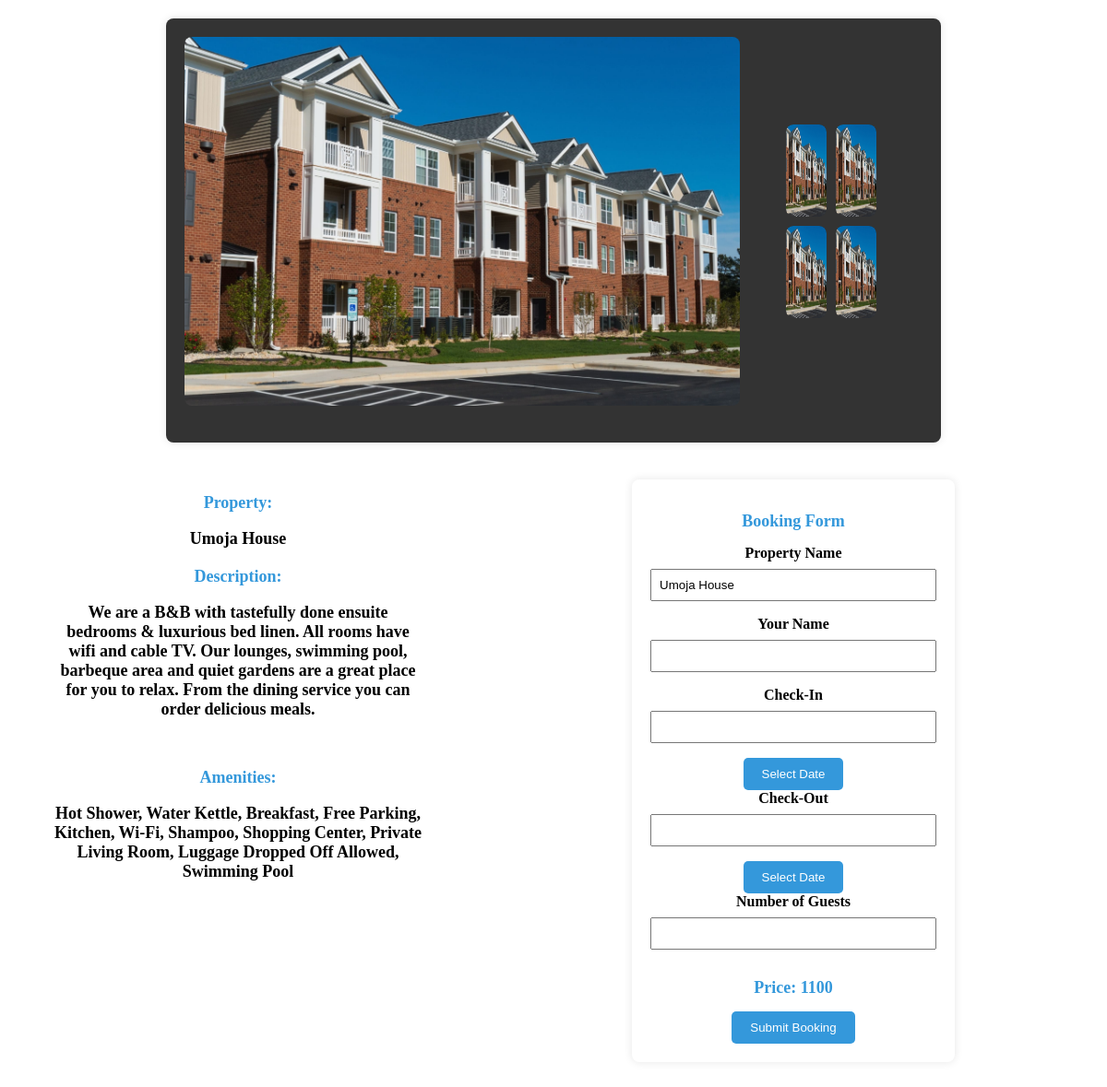
/booking/, run on an earlier commit of the app's database.
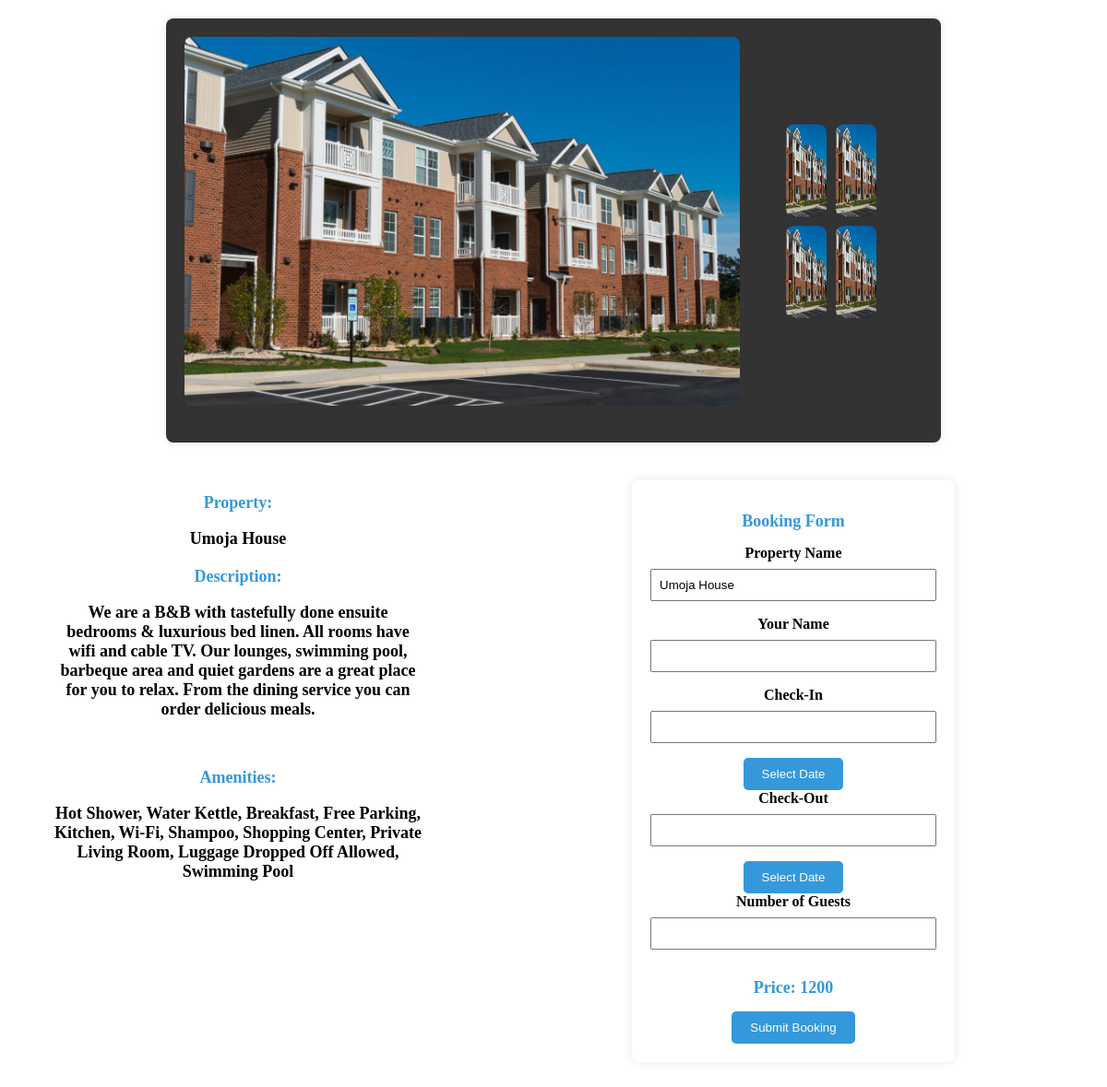
And on a later commit of the database.
### tables this page shows
CREATE TABLE properties (
                id INTEGER PRIMARY KEY AUTOINCREMENT,
                name TEXT NOT NULL,
                image BLOB NOT NULL,
                description TEXT NOT NULL,
                thumbnail BLOB NOT NULL,
                interiorimg1 BLOB NOT NULL,
                interiorimg2 BLOB NOT NULL,
                interiorimg3 BLOB NOT NULL,
                interiorimg4 BLOB NOT NULL,
                Price INTEGER NOT NULL,
                Amenities TEXT NOT NULL,
                admin_id INTEGER NOT NULL,
                FOREIGN KEY (admin_id) REFERENCES admins (id)
            );

### app.py (the view)
@app.route('/booking/', defaults={'property_id': None})
@app.route('/booking/<int:property_id>')
def booking(property_id):
    try:
        with sqlite3.connect('users.db') as connection:
            cursor = connection.cursor()
            if property_id is None:
                cursor.execute("SELECT id FROM properties ORDER BY RANDOM() LIMIT 1")
                property_id = cursor.fetchone()[0]
            cursor.execute("SELECT * FROM properties WHERE id=?", (property_id,))
            property_data = cursor.fetchone()
        if property_data:
            return render_template('booking_details.html', property_data=property_data)
        else:
            return render_template('error.html', error='Property not found')
    except Exception as e:
        print(f"Error fetching property information: {e}")
        return render_template('error.html', error=str(e))

### templates/booking_details.html (shortened to what this page needs)
<!DOCTYPE html>
<html lang="en">
<head>
   <link rel="stylesheet" href="https://cdnjs.cloudflare.com/ajax/libs/pikaday/1.8.2/css/pikaday.css" />
<link rel="stylesheet" href="https://cdn.jsdelivr.net/npm/sweetalert2@11/dist/sweetalert2.min.css">
</head>
<body>
    <div class="booking-details-container">
        <img src="/{{ property_data[2] }}" alt="{{ property_data[0] }}" class="property-image">
        <div class="additional-images-container">
            <div class="additional-image">
                <img src="/{{ property_data[5] }}" alt="{{ property_data[0] }}">
            </div>
            <div class="additional-image">
                <img src="/{{ property_data[6] }}" alt="{{ property_data[0] }}">
            </div>
            <div class="additional-image">
                <img src="/{{ property_data[7] }}" alt="{{ property_data[0] }}">
            </div>
            <div class="additional-image">
                <img src="/{{ property_data[8] }}" alt="{{ property_data[0] }}">
            </div>
        </div>
        </div>
        <div class="container">
        <div class="booking-details-container1">
            <h2>Property: <p>{{ property_data[1] }}</p></h2>
            <h2>Description: <p>{{ property_data[3] }}</p></h2><br>
            <h2>Amenities: <p>{{ property_data[10] }}</p></h2>
        </div>
        <div class="booking-details-container2">
            <h2>Booking Form</h2>
            <form action="/submit_booking" method="post">
                <label for="property_name">Property Name</label>
                <input type="text" id="property_name" name="property_name" value="{{ property_data[1] }}" readonly>
                <label for="guest_name">Your Name</label>
                <input type="text" id="guest_name" name="guest_name" required>
                <label for="check_in">Check-In</label>
                <input type="text" id="check_in" name="check_in" readonly>
                <button type="button" onclick="openCalendar('check_in')">Select Date</button>
                <label for="check_out">Check-Out</label>
                <input type="text" id="check_out" name="check_out" readonly>
                <button type="button" onclick="openCalendar('check_out')">Select Date</button>
                <label for="guests">Number of Guests</label>
                <input type="number" id="guests" name="guests" required>
                <div id="price-section">
                    <h2>Price: <span id="calculated-price">{{ property_data[9] }}</span></h2>
                </div>
                <button type="button" onclick="showPopupForm()">Submit Booking</button>
                            </form>
        </div>
        </div>
</body>
</html>

### templates/booking_details.html (style rules this page uses)
.booking-details-container { max-width: 800px; margin: 20px auto; background-color: #333; padding: 20px; border-radius: 8px; box-shadow: 0 0 10px rgba(0, 0, 0, 0.1); text-align: center; display: flex; align-items: center; }
.booking-details-container1 { max-width: 400px; background-color: white; padding: 20px; border-radius: 8px; box-shadow: 0 0 10px rgba(0, 0, 0, 0.0); text-align: center; align-self: start; margin-left: 0; }
.booking-details-container2 { max-width: 400px; background-color: white; padding: 20px; border-radius: 8px; box-shadow: 0 0 10px rgba(0, 0, 0, 0.0); text-align: center; margin-left: auto; }
.property-image { width: 100%; height: 400px; border-radius: 8px; margin-bottom: 20px; display: block; margin-left: auto; margin-right: auto; }
.additional-images-container { display: grid; grid-template-rows: repeat(2, 1fr); grid-template-columns: repeat(2, 1fr); gap: 10px; margin-bottom: 20px; margin-left: 50px; margin-right: 50px; }
.additional-image { width: 100%; border-radius: 8px; overflow: hidden; }
.additional-image img { width: 100%; height: 100px; border-radius: 8px; display: flex; margin: 0 auto; }
h2 { color: #3498db; font-size: large; }
p { color: black; margin-bottom: 20px; }
.container { display: flex; }
.booking-details-container1, .booking-details-container2 { max-width: 400px; background-color: white; padding: 20px; border-radius: 8px; box-shadow: 0 0 10px rgba(0, 0, 0, 0.0); text-align: center; margin: 0 50px; }
.booking-details-container1 { align-self: start; margin-left: 30px; }
.booking-details-container2 { margin-left: auto; }
.booking-details-container2 { max-width: 400px; margin: 20px auto; background-color: #fff; padding: 20px; border-radius: 8px; box-shadow: 0 0 10px rgba(0, 0, 0, 0.1); }
label { display: block; margin-bottom: 8px; font-weight: bold; }
input { width: 100%; padding: 8px; margin-bottom: 16px; box-sizing: border-box; }
button { background-color: #3498db; color: #fff; padding: 10px 20px; border: none; border-radius: 5px; cursor: pointer; }

What changed in the data, as far as the page shows it:
changed properties "Umoja House": Price "1100" → "1200"
